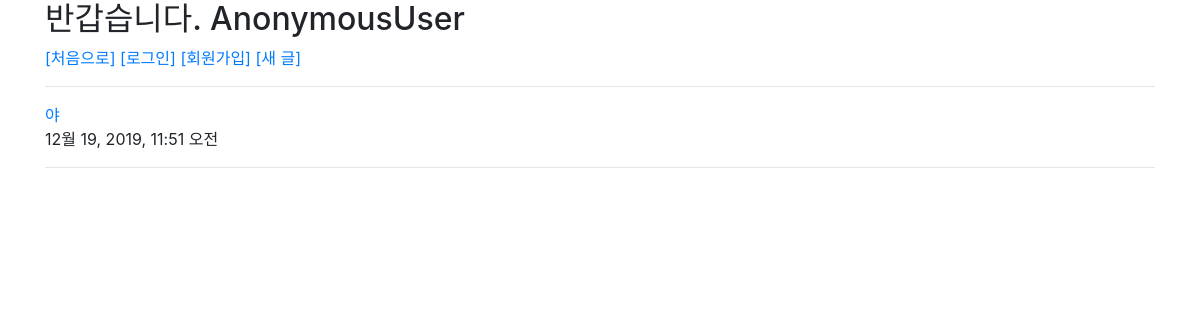
The page /articles/ on the database as committed earlier.
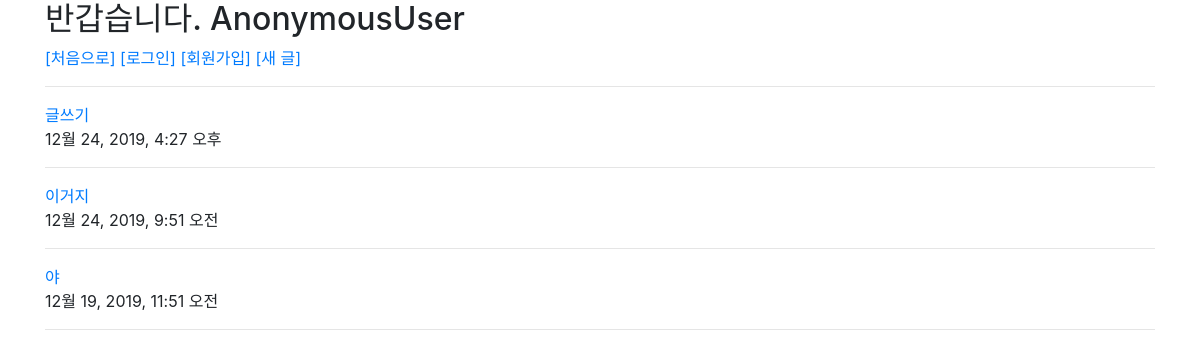
The same page on the database as committed later.
### articles/models.py (models this page shows, shortened)
class Article(models.Model):
    title = models.CharField(max_length=50)
    content = models.TextField()
    created_at = models.DateTimeField(auto_now_add=True)
    updated_at = models.DateTimeField(auto_now=True)
    user = models.ForeignKey(settings.AUTH_USER_MODEL, on_delete=models.CASCADE)
    like_users = models.ManyToManyField(settings.AUTH_USER_MODEL, related_name='like_articles', blank=True)
    hashtags = models.ManyToManyField(Hashtag, blank=True)

### articles/views.py (the view)
# urls.py: path('', views.index, name='index'),
def index(request):
    articles = Article.objects.order_by('-pk')
    context = {'articles': articles}
    return render(request, 'articles/index.html', context)

### articles/templates/articles/index.html
{% extends 'base.html' %}
{% block content %}
<a href="{% url 'articles:create' %}">[새 글]</a>
<hr>
{% for article in articles %}
<a href="{% url 'articles:detail' article.pk %}">{{ article.title }}</a><br>
{{ article.created_at }}
<hr>
{% endfor %}
{% endblock content %}

Rows that differ between the two databases and show on the page:
added Article: title "글쓰기", created_at "12월 24, 2019, 4:27 오후"
added Article: title "이거지", created_at "12월 24, 2019, 9:51 오전"
